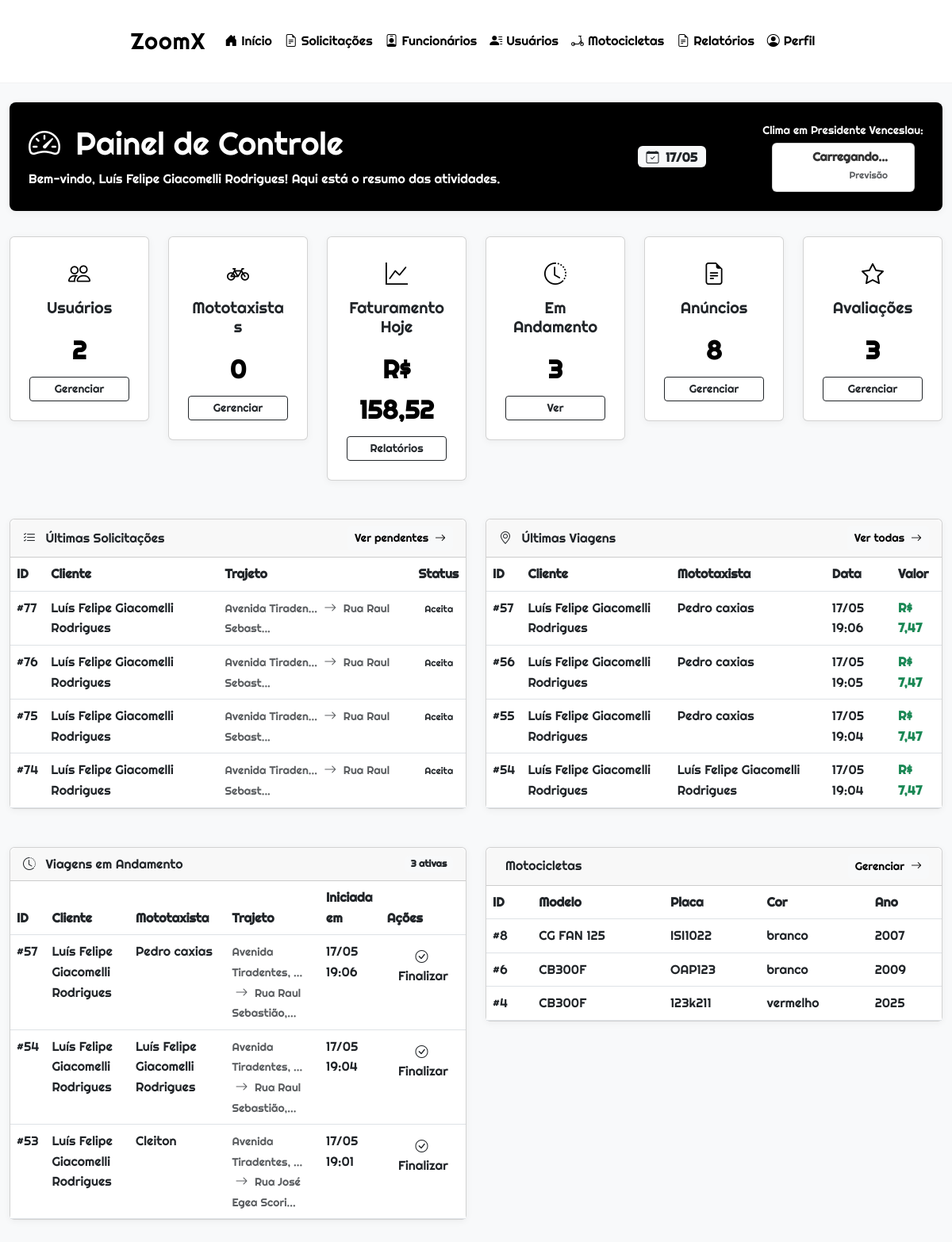
Page /admin/index.php (signed in) on the committed database.
### tables this page shows
CREATE TABLE `solicitacoes` (
  `sol_codigo` int(11) NOT NULL,
  `sol_origem` varchar(255) NOT NULL,
  `sol_destino` varchar(255) NOT NULL,
  `sol_valor` decimal(10,2) NOT NULL,
  `sol_formapagamento` varchar(50) NOT NULL,
  `sol_distancia` decimal(10,2) NOT NULL,
  `sol_data` datetime NOT NULL,
  `usu_codigo` int(11) NOT NULL,
  `sol_largura` decimal(10,2) DEFAULT NULL,
  `sol_comprimento` decimal(10,2) DEFAULT NULL,
  `sol_peso` decimal(10,2) DEFAULT NULL,
  `sol_status` varchar(50) NOT NULL,
  `sol_servico` varchar(50) NOT NULL,
  `sol_observacoes` varchar(1000) DEFAULT NULL
);

CREATE TABLE `usuarios` (
  `usu_codigo` int(11) NOT NULL,
  `usu_nome` varchar(255) NOT NULL,
  `usu_email` varchar(255) NOT NULL,
  `usu_senha` varchar(255) NOT NULL,
  `usu_telefone` varchar(15) NOT NULL,
  `usu_ativo` tinyint(1) DEFAULT NULL,
  `usu_created_at` timestamp NOT NULL DEFAULT current_timestamp(),
  `usu_updated_at` timestamp NOT NULL DEFAULT current_timestamp() ON UPDATE current_timestamp()
);

CREATE TABLE `viagens` (
  `via_codigo` int(11) NOT NULL,
  `fun_codigo` int(11) NOT NULL,
  `ate_codigo` int(11) NOT NULL,
  `sol_codigo` int(11) NOT NULL,
  `usu_codigo` int(11) NOT NULL,
  `via_origem` varchar(255) NOT NULL,
  `via_destino` varchar(255) NOT NULL,
  `via_valor` decimal(10,2) NOT NULL,
  `via_formapagamento` varchar(50) NOT NULL,
  `via_data` datetime NOT NULL,
  `via_servico` varchar(50) NOT NULL,
  `via_status` varchar(50) NOT NULL,
  `via_observacoes` varchar(1000) DEFAULT NULL
);

CREATE TABLE `funcionarios` (
  `fun_codigo` int(11) NOT NULL,
  `fun_nome` varchar(255) NOT NULL,
  `fun_email` varchar(255) NOT NULL,
  `fun_telefone` varchar(15) NOT NULL,
  `fun_data_contratacao` date NOT NULL,
  `fun_cnh` varchar(20) DEFAULT NULL,
  `fun_ativo` tinyint(1) NOT NULL DEFAULT 1,
  `fun_senha` varchar(255) NOT NULL,
  `fun_cargo` varchar(100) NOT NULL
);

CREATE TABLE `motocicletas` (
  `mot_codigo` int(11) NOT NULL,
  `mot_modelo` varchar(100) NOT NULL,
  `mot_placa` varchar(10) NOT NULL,
  `mot_ano` int(11) NOT NULL,
  `fun_codigo` int(11) NOT NULL,
  `mot_cor` varchar(50) NOT NULL
);

### admin/index.php (the view, shortened to what the rows shown need)
<?php
$conexao = conexao::getInstance();
$sqlSolicitacoes = "SELECT s.sol_codigo, s.sol_origem, s.sol_destino, s.sol_data,
                           u.usu_nome, s.sol_status
                    FROM solicitacoes s
                    INNER JOIN usuarios u ON s.usu_codigo = u.usu_codigo
                    ORDER BY s.sol_data DESC
                    LIMIT 4";
$solicitacoes = $conexao->query($sqlSolicitacoes)->fetchAll(PDO::FETCH_ASSOC);
$sqlViagens = "SELECT v.via_codigo, v.via_data, v.via_valor,
                      u.usu_nome, f.fun_nome as mototaxista
               FROM viagens v
               INNER JOIN usuarios u ON v.usu_codigo = u.usu_codigo
               INNER JOIN funcionarios f ON v.fun_codigo = f.fun_codigo
               ORDER BY v.via_data DESC
               LIMIT 4";
$viagens = $conexao->query($sqlViagens)->fetchAll(PDO::FETCH_ASSOC);
$sqlViagensAndamento = "SELECT v.via_codigo, v.via_data, v.via_origem, v.via_destino, v.sol_codigo,
                               u.usu_nome as cliente, f.fun_nome as mototaxista
                        FROM viagens v
                        INNER JOIN usuarios u ON v.usu_codigo = u.usu_codigo
                        INNER JOIN funcionarios f ON v.fun_codigo = f.fun_codigo
                        WHERE v.via_status = 'em andamento'
                        ORDER BY v.via_data DESC";
$viagensAndamento = $conexao->query($sqlViagensAndamento)->fetchAll(PDO::FETCH_ASSOC);
$sql = "SELECT * FROM motocicletas ORDER BY mot_codigo DESC LIMIT 5";
$motocicletas = $conexao->query($sql)->fetchAll(PDO::FETCH_ASSOC);
?>
<!DOCTYPE html>
<html lang="pt-BR">
<head>
    <link href="https://cdn.jsdelivr.net/npm/bootstrap@5.3.0/dist/css/bootstrap.min.css" rel="stylesheet">
    <link rel="stylesheet" href="https://cdn.jsdelivr.net/npm/bootstrap-icons@1.10.0/font/bootstrap-icons.css">
    <link rel="stylesheet" href="../css/index_admin.css">
</head>
<body>
    <?php include '../components/header_admin.php'; ?>
    <div class="container-fluid py-4">
        <div class="dashboard-header">
            <div class="row align-items-center">
                <div class="col-md-8">
                    <h1><i class="bi bi-speedometer2 me-2"></i> Painel de Controle</h1>
                </div>
            </div>
        </div>
        <div class="row">
            <div class="col-lg-6">
                <div class="card card-custom">
                    <div class="card-body p-0">
                        <?php if (count($solicitacoes) > 0): ?>
                            <div class="table-responsive">
                                <table class="table table-hover mb-0">
                                    <thead>
                                        <tr>
                                            <th>ID</th>
                                            <th>Cliente</th>
                                            <th>Trajeto</th>
                                            <th>Status</th>
                                        </tr>
                                    </thead>
                                    <tbody>
                                        <?php foreach ($solicitacoes as $solicitacao): ?>
                                            <tr>
                                                <td>#<?= $solicitacao['sol_codigo'] ?></td>
                                                <td><?= htmlspecialchars($solicitacao['usu_nome']) ?></td>
                                                <td>
                                                    <small class="text-muted"><?= htmlspecialchars(substr($solicitacao['sol_origem'], 0, 15)) ?>...</small>
                                                    <i class="bi bi-arrow-right mx-1 text-muted"></i>
                                                    <small class="text-muted"><?= htmlspecialchars(substr($solicitacao['sol_destino'], 0, 15)) ?>...</small>
                                                </td>
                                                <td>
                                                    <?php
                                                    $status = strtolower($solicitacao['sol_status']);
                                                    if ($status === 'pendente') {
                                                        echo "<form action='solicitacoes.php' method='get' style='display:inline;'> <button type='submit' class='btn btn-warning'><i class='bi bi-hourglass-split me-1'></i> Pendente</button></form>";
                                                    } else {
                                                        $statusClass = 'status-' . $status;
                                                        echo "<span class='status-badge {$statusClass}'>";
                                                        echo ucfirst($solicitacao['sol_status']) . "</span>";
                                                    }
                                                    ?>
                                                </td>
                                            </tr>
                                        <?php endforeach; ?>
                                    </tbody>
                                </table>
                            </div>
                        <?php else: ?>
                            <div class="alert alert-info m-3">
                                <i class="bi bi-info-circle me-2"></i> Nenhuma solicitação recente encontrada.
                            </div>
                        <?php endif; ?>
                    </div>
                </div>
            </div>
            <div class="col-lg-6">
                <div class="card card-custom">
                    <div class="card-body p-0">
                        <?php if (count($viagens) > 0): ?>
                            <div class="table-responsive">
                                <table class="table table-hover mb-0">
                                    <thead>
                                        <tr>
                                            <th>ID</th>
                                            <th>Cliente</th>
                                            <th>Mototaxista</th>
                                            <th>Data</th>
                                            <th>Valor</th>
                                        </tr>
                                    </thead>
                                    <tbody>
                                        <?php foreach ($viagens as $viagem): ?>
                                            <tr>
                                                <td>#<?= $viagem['via_codigo'] ?></td>
                                                <td><?= htmlspecialchars($viagem['usu_nome']) ?></td>
                                                <td><?= htmlspecialchars($viagem['mototaxista']) ?></td>
                                                <td><?= date('d/m H:i', strtotime($viagem['via_data'])) ?></td>
                                                <td class="fw-bold text-success">R$ <?= number_format($viagem['via_valor'], 2, ',', '.') ?></td>
                                            </tr>
                                        <?php endforeach; ?>
                                    </tbody>
                                </table>
                            </div>
                        <?php else: ?>
                            <div class="alert alert-info m-3">
                                <i class="bi bi-info-circle me-2"></i> Nenhuma viagem recente encontrada.
                            </div>
                        <?php endif; ?>
                    </div>
                </div>
            </div>
        </div>
        <div class="row mt-4" id="viagens-andamento">
            <div class="col-6">
                <div class="card card-custom">
                    <div class="card-body p-0">
                        <?php if (count($viagensAndamento) > 0): ?>
                            <div class="table-responsive">
                                <table class="table table-hover mb-0">
                                    <thead>
                                        <tr>
                                            <th>ID</th>
                                            <th>Cliente</th>
                                            <th>Mototaxista</th>
                                            <th>Trajeto</th>
                                            <th>Iniciada em</th>
                                            <th>Ações</th>
                                        </tr>
                                    </thead>
                                    <tbody>
                                        <?php foreach ($viagensAndamento as $viagem): ?>
                                            <tr>
                                                <td>#<?= $viagem['via_codigo'] ?></td>
                                                <td><?= htmlspecialchars($viagem['cliente']) ?></td>
                                                <td><?= htmlspecialchars($viagem['mototaxista']) ?></td>
                                                <td>
                                                    <small class="text-muted"><?= htmlspecialchars(substr($viagem['via_origem'], 0, 20)) ?>...</small>
                                                    <i class="bi bi-arrow-right mx-1 text-muted"></i>
                                                    <small class="text-muted"><?= htmlspecialchars(substr($viagem['via_destino'], 0, 20)) ?>...</small>
                                                </td>
                                                <td><?= date('d/m H:i', strtotime($viagem['via_data'])) ?></td>
                                                <td>
                                                    <form action="../actions/actionsolicitacao_admin.php" method="POST" class="d-inline">
                                                        <button type="submit" class="btn btn-action btn-finalizar" onclick="return confirm('Tem certeza que deseja finalizar esta viagem?');">
                                                            <i class="bi bi-check-circle me-1"></i> Finalizar
                                                        </button>
                                                    </form>
                                                </td>
                                            </tr>
                                        <?php endforeach; ?>
                                    </tbody>
                                </table>
                            </div>
                        <?php else: ?>
                            <div class="alert alert-info m-3">
                                <i class="bi bi-info-circle me-2"></i> Nenhuma viagem em andamento no momento.
                            </div>
                        <?php endif; ?>
                    </div>
                </div>
            </div>
            <div class="col-6" id="motocicletas">
                <div class="card card-custom">
                    <div class="card-body p-0">
                        <?php if (count($motocicletas) > 0): ?>
                            <div class="table-responsive">
                                <table class="table table-hover mb-0">
                                    <thead>
                                        <tr>
                                            <th>ID</th>
                                            <th>Modelo</th>
                                            <th>Placa</th>
                                            <th>Cor</th>
                                            <th>Ano</th>
                                        </tr>
                                    </thead>
                                    <tbody>
                                        <?php foreach ($motocicletas as $motocicleta): ?>
                                            <tr>
                                                <td>#<?= $motocicleta['mot_codigo'] ?></td>
                                                <td><?= htmlspecialchars($motocicleta['mot_modelo']) ?></td>
                                                <td><?= htmlspecialchars($motocicleta['mot_placa']) ?></td>
                                                <td><?= htmlspecialchars($motocicleta['mot_cor']) ?></td>
                                                <td><?= htmlspecialchars($motocicleta['mot_ano']) ?></td>
                                            </tr>
                                        <?php endforeach; ?>
                                    </tbody>
                                </table>
                            </div>
                <?php endif; ?>
                </div>
            </div>
        </div>
    </div>
</body>
</html>

### rows in the picture
solicitacoes: sol_codigo "77", usu_codigo.usu_nome "Luís Felipe Giacomelli Rodrigues", sol_origem "Avenida Tiraden", sol_destino "Rua Raul Sebast", sol_status "Aceita"
solicitacoes: sol_codigo "76", usu_codigo.usu_nome "Luís Felipe Giacomelli Rodrigues", sol_origem "Avenida Tiraden", sol_destino "Rua Raul Sebast", sol_status "Aceita"
solicitacoes: sol_codigo "75", usu_codigo.usu_nome "Luís Felipe Giacomelli Rodrigues", sol_origem "Avenida Tiraden", sol_destino "Rua Raul Sebast", sol_status "Aceita"
solicitacoes: sol_codigo "74", usu_codigo.usu_nome "Luís Felipe Giacomelli Rodrigues", sol_origem "Avenida Tiraden", sol_destino "Rua Raul Sebast", sol_status "Aceita"
viagens: via_codigo "57", usu_codigo.usu_nome "Luís Felipe Giacomelli Rodrigues", fun_codigo.fun_nome "Pedro caxias", via_data "17/05 19:06", via_valor "7,47", via_origem "Avenida Tiradentes,", via_destino "Rua Raul Sebastião,"
viagens: via_codigo "56", usu_codigo.usu_nome "Luís Felipe Giacomelli Rodrigues", fun_codigo.fun_nome "Pedro caxias", via_data "17/05 19:05", via_valor "7,47"
viagens: via_codigo "55", usu_codigo.usu_nome "Luís Felipe Giacomelli Rodrigues", fun_codigo.fun_nome "Pedro caxias", via_data "17/05 19:04", via_valor "7,47"
viagens: via_codigo "54", usu_codigo.usu_nome "Luís Felipe Giacomelli Rodrigues", fun_codigo.fun_nome "Luís Felipe Giacomelli Rodrigues", via_data "17/05 19:04", via_valor "7,47", via_origem "Avenida Tiradentes,", via_destino "Rua Raul Sebastião,"
viagens: via_codigo "53", usu_codigo.usu_nome "Luís Felipe Giacomelli Rodrigues", fun_codigo.fun_nome "Cleiton", via_origem "Avenida Tiradentes,", via_destino "Rua José Egea Scori", via_data "17/05 19:01"
motocicletas: mot_codigo "8", mot_modelo "CG FAN 125", mot_placa "ISI1022", mot_cor "branco", mot_ano "2007"
motocicletas: mot_codigo "6", mot_modelo "CB300F", mot_placa "OAP123", mot_cor "branco", mot_ano "2009"
motocicletas: mot_codigo "4", mot_modelo "CB300F", mot_placa "123k211", mot_cor "vermelho", mot_ano "2025"

### other values in the picture
$_SESSION['nome'] "Luís Felipe Giacomelli Rodrigues"
$totalUsuarios "2"
$totalMototaxistas "0"
$faturamentoHoje "158,52"
$viagensAndamentoCount "3"
$anunciosPublicados['total'] "8"
$avaliacoes['total'] "3"
